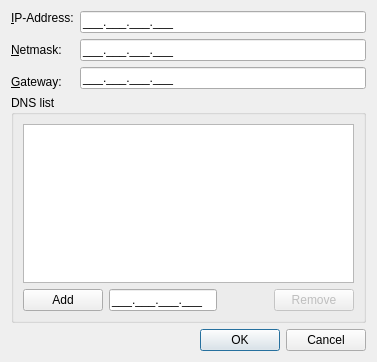
<ui version="4.0" >
 <author>Oliver Groß</author>
 <class>ipconf</class>
 <widget class="QDialog" name="ipconf" >
  <property name="geometry" >
   <rect>
    <x>0</x>
    <y>0</y>
    <width>377</width>
    <height>362</height>
   </rect>
  </property>
  <property name="sizePolicy" >
   <sizepolicy vsizetype="Preferred" hsizetype="Preferred" >
    <horstretch>0</horstretch>
    <verstretch>0</verstretch>
   </sizepolicy>
  </property>
  <property name="windowTitle" >
   <string>IP Configuration</string>
  </property>
  <layout class="QVBoxLayout" >
   <item>
    <layout class="QGridLayout" >
     <item row="0" column="0" >
      <widget class="QLabel" name="ipLabel" >
       <property name="text" >
        <string>&amp;IP-Address:</string>
       </property>
       <property name="buddy" >
        <cstring>ipEdit</cstring>
       </property>
      </widget>
     </item>
     <item rowspan="2" row="0" column="1" >
      <widget class="QLineEdit" name="ipEdit" >
       <property name="sizePolicy" >
        <sizepolicy vsizetype="Fixed" hsizetype="MinimumExpanding" >
         <horstretch>0</horstretch>
         <verstretch>0</verstretch>
        </sizepolicy>
       </property>
       <property name="inputMask" >
        <string>000.000.000.000;_</string>
       </property>
       <property name="readOnly" >
        <bool>false</bool>
       </property>
      </widget>
     </item>
     <item rowspan="3" row="1" column="0" >
      <widget class="QLabel" name="netmaskLabel" >
       <property name="text" >
        <string>&amp;Netmask:</string>
       </property>
       <property name="buddy" >
        <cstring>netmaskEdit</cstring>
       </property>
      </widget>
     </item>
     <item row="2" column="1" >
      <widget class="QLineEdit" name="netmaskEdit" >
       <property name="sizePolicy" >
        <sizepolicy vsizetype="Fixed" hsizetype="MinimumExpanding" >
         <horstretch>0</horstretch>
         <verstretch>0</verstretch>
        </sizepolicy>
       </property>
       <property name="inputMask" >
        <string>000.000.000.000;_</string>
       </property>
      </widget>
     </item>
     <item rowspan="2" row="3" column="1" >
      <widget class="QLineEdit" name="gatewayEdit" >
       <property name="sizePolicy" >
        <sizepolicy vsizetype="Fixed" hsizetype="MinimumExpanding" >
         <horstretch>0</horstretch>
         <verstretch>0</verstretch>
        </sizepolicy>
       </property>
       <property name="inputMask" >
        <string>000.000.000.000;_</string>
       </property>
      </widget>
     </item>
     <item row="4" column="0" >
      <widget class="QLabel" name="gatewayLabel" >
       <property name="text" >
        <string>&amp;Gateway:</string>
       </property>
       <property name="buddy" >
        <cstring>gatewayEdit</cstring>
       </property>
      </widget>
     </item>
    </layout>
   </item>
   <item>
    <widget class="QGroupBox" name="groupBox" >
     <property name="title" >
      <string>DNS list</string>
     </property>
     <layout class="QVBoxLayout" >
      <item>
       <widget class="QListView" name="dnsList" />
      </item>
      <item>
       <layout class="QHBoxLayout" >
        <item>
         <widget class="QPushButton" name="addButton" >
          <property name="enabled" >
           <bool>true</bool>
          </property>
          <property name="text" >
           <string>Add</string>
          </property>
         </widget>
        </item>
        <item>
         <widget class="QLineEdit" name="dnsEdit" >
          <property name="sizePolicy" >
           <sizepolicy vsizetype="Fixed" hsizetype="Minimum" >
            <horstretch>0</horstretch>
            <verstretch>0</verstretch>
           </sizepolicy>
          </property>
          <property name="inputMask" >
           <string>000.000.000.000;_</string>
          </property>
         </widget>
        </item>
        <item>
         <spacer>
          <property name="orientation" >
           <enum>Qt::Horizontal</enum>
          </property>
          <property name="sizeHint" >
           <size>
            <width>40</width>
            <height>20</height>
           </size>
          </property>
         </spacer>
        </item>
        <item>
         <widget class="QPushButton" name="removeButton" >
          <property name="enabled" >
           <bool>false</bool>
          </property>
          <property name="text" >
           <string>Remove</string>
          </property>
         </widget>
        </item>
       </layout>
      </item>
     </layout>
    </widget>
   </item>
   <item>
    <widget class="QDialogButtonBox" name="buttonBox" >
     <property name="orientation" >
      <enum>Qt::Horizontal</enum>
     </property>
     <property name="standardButtons" >
      <set>QDialogButtonBox::Cancel|QDialogButtonBox::NoButton|QDialogButtonBox::Ok</set>
     </property>
     <property name="centerButtons" >
      <bool>false</bool>
     </property>
    </widget>
   </item>
  </layout>
 </widget>
 <tabstops>
  <tabstop>ipEdit</tabstop>
  <tabstop>netmaskEdit</tabstop>
  <tabstop>gatewayEdit</tabstop>
  <tabstop>dnsList</tabstop>
  <tabstop>addButton</tabstop>
  <tabstop>dnsEdit</tabstop>
  <tabstop>removeButton</tabstop>
  <tabstop>buttonBox</tabstop>
 </tabstops>
 <includes/>
 <resources/>
 <connections>
  <connection>
   <sender>buttonBox</sender>
   <signal>accepted()</signal>
   <receiver>ipconf</receiver>
   <slot>accept()</slot>
   <hints>
    <hint type="sourcelabel" >
     <x>227</x>
     <y>192</y>
    </hint>
    <hint type="destinationlabel" >
     <x>157</x>
     <y>213</y>
    </hint>
   </hints>
  </connection>
  <connection>
   <sender>buttonBox</sender>
   <signal>rejected()</signal>
   <receiver>ipconf</receiver>
   <slot>reject()</slot>
   <hints>
    <hint type="sourcelabel" >
     <x>258</x>
     <y>198</y>
    </hint>
    <hint type="destinationlabel" >
     <x>267</x>
     <y>213</y>
    </hint>
   </hints>
  </connection>
 </connections>
</ui>
